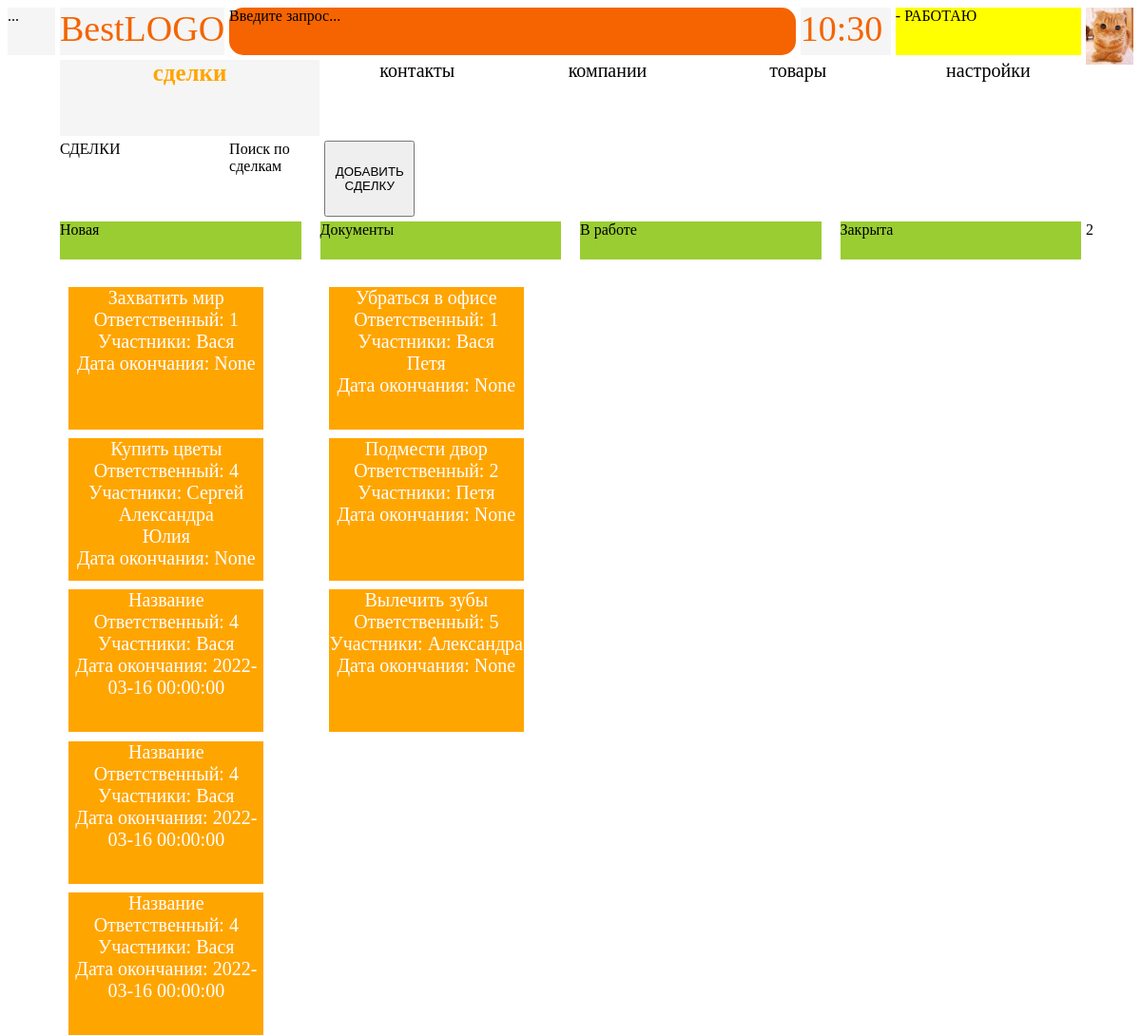
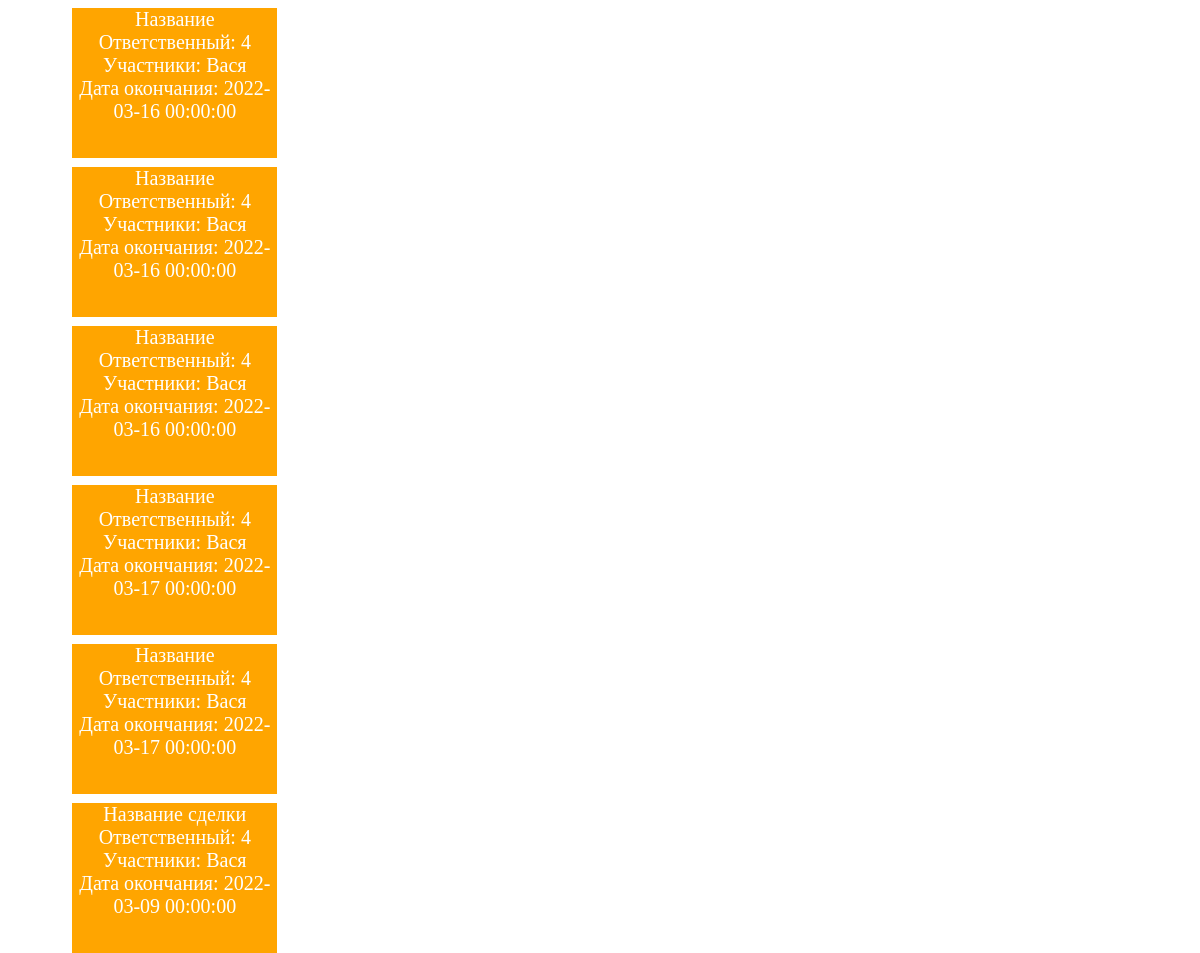
Before: / with the older database file (2 pictures, top to bottom).
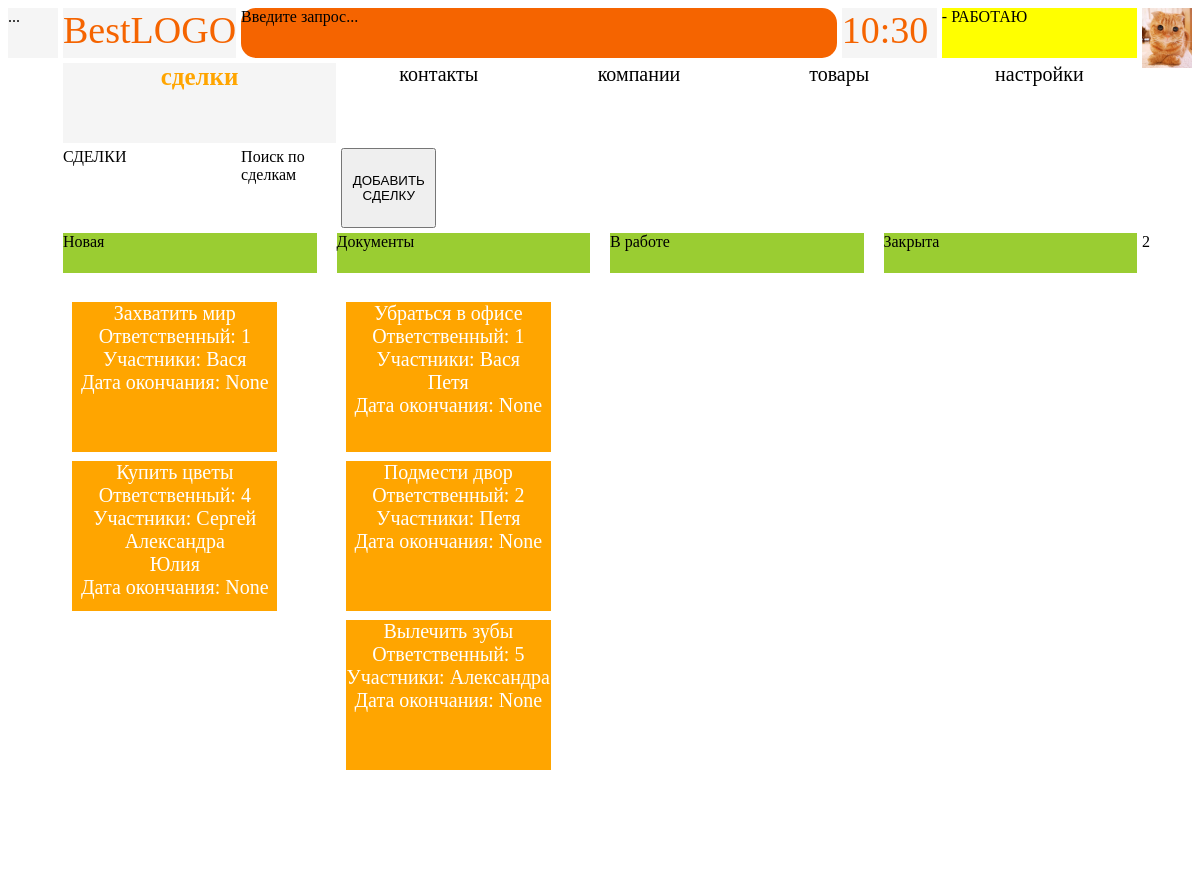
After: the same page with the newer database file.
### views.py (models this page shows)
class Task(db.Model):
	__tablename__="tasks"
	id=db.Column(db.Integer(),primary_key=True)
	participants=db.relationship("User",secondary="user_tasks",backref="tasks")
	description=db.Column(db.String(255))
	start_date=db.Column(db.DateTime(),default=datetime.utcnow,nullable=False)
	end_date=db.Column(db.DateTime())
	status=db.Column(db.String(255))
	responsible_id=db.Column(db.Integer(),db.ForeignKey("users.id"),)

class User(db.Model):
	__tablename__="users"
	id=db.Column(db.Integer(),primary_key=True)
	name=db.Column(db.String(255),nullable=False)
	surname=db.Column(db.String(255))
	patronim=db.Column(db.String(255))
	position=db.Column(db.String(255))
	sex=db.Column(db.Boolean())
	responsible=db.relationship("Task",backref="users")
	avatar=db.Column(db.String(255))

### views.py (the view)
@app.route("/index",methods=['POST','GET'])
@app.route("/",methods=['POST','GET'])
def index():
	if request.method=='POST':
		print(request.form)
		desc=request.form['description']
		start_date=request.form['start_date']
		print(start_date)
		start_date=datetime.strptime(start_date, '%m/%d/%Y')
		end_date=request.form['end_date']
		print(end_date)
		end_date=datetime.strptime(end_date, '%m/%d/%Y')
		status="Начата"
		task=Task()
		task.description=desc
		task.status=status
		task.responsible_id=4
		task.participants.append(user1)
		task.start_date= start_date
		task.end_date= end_date
		current_db_sessions = db.session.object_session(task)
		current_db_sessions.add(task)
		current_db_sessions.commit()
		users=User.query.all()
		user=User.query.filter(User.id==uid).first()
		new_deals=Task.query.filter(Task.status=="Начата").all()
		prepare_deals=Task.query.filter(Task.status=="В процессе").all()
		return render_template("deals_flask.html",workers=users,user=user,new_deals=new_deals,prepare_deals=prepare_deals)
	else:
		users=User.query.all()
		user=User.query.filter(User.id==1).first()
		new_deals=Task.query.filter(Task.status=="Начата").all()
		prepare_deals=Task.query.filter(Task.status=="В процессе").all()
		return render_template("deals_flask.html",workers=users,user=user,new_deals=new_deals,prepare_deals=prepare_deals)

### templates/deals_flask.html (shortened to what this page needs)
<!DOCTYPE html>
<html>
  <head>
    <link rel="stylesheet" href="{{url_for('static', filename='index.css')}}">
    <link rel="stylesheet" href="{{url_for('static', filename='jquery-ui.css')}}">
  </head>
  <body>
<div id="menu">...</div>
<div id="logo"> BestLOGO </div>
<div id="search"> Введите запрос... </div>
<div id="time">10:30</div>
<div id="state"> - РАБОТАЮ</div>
<div id="ava"><img src={{url_for('static',filename=user.avatar)}} width="100%",height="100%"></div>
<div id="clear"> </div>
<div id="deals" class ="page_item page_active">сделки</div>
<div id="kontaks" class ="page_item">контакты</div>
<div id="comp"class ="page_item">компании</div>
<div id="sale"class ="page_item">товары</div>
<div id="op-ns"class ="page_item" >настройки</div>
<div id="clear"></div>
<div id="clear"></div>
<div id="deals2">СДЕЛКИ</div>
<div id="finddeal"> Поиск по сделкам</div>
<button type="button" name="button" onClick="new_deals()">
     <div id="adddeal">
    ДОБАВИТЬ
    <br>
    СДЕЛКУ
    </div>
</button>
<div id="clear"></div>
<div id="deals_container" >
    <div class="deal_div">Новая </div>
    <div class="deal_div">Документы </div>
    <div class="deal_div">В работе </div>
    <div class="deal_div">Закрыта </div>
    <div id = "new_deals_column" class="deals_column">{% for new_deal in new_deals %}
        <div class="deal"> {{new_deal.description}} <br>
          Ответственный: {{new_deal.responsible_id}} <br>
          Участники:
          {% for participant in new_deal.participants %}
            {{participant.name}} <br>
          {%endfor%}
          Дата окончания: {{new_deal.end_date}}
        </div>
      {%endfor%} </div>
    <div id = "prepare_deals_column" class="deals_column">
      {% for prepare_deal in prepare_deals %}
          <div class="deal"> {{prepare_deal.description}} <br>
            Ответственный: {{prepare_deal.responsible_id}} <br>
            Участники:
            {% for participant in prepare_deal.participants %}
              {{participant.name}} <br>
            {%endfor%}
            Дата окончания: {{prepare_deal.end_date}}
          </div>
        {%endfor%}  </div>
    <div id = "working_deals_column" class="deals_column"> </div>
    <div id = "closed_deals_column" class="deals_column" > </div>
  </div>
<div>2</div>
  </body>
</html>

Changed rows visible on the page:
removed Task: description "Название", responsible_id "4", end_date "2022-03-16 00:00:00", User (name "Вася")
removed Task: description "Название", responsible_id "4", end_date "2022-03-16 00:00:00", User (name "Вася")
removed Task: description "Название", responsible_id "4", end_date "2022-03-16 00:00:00", User (name "Вася")
removed Task: description "Название", responsible_id "4", end_date "2022-03-16 00:00:00", User (name "Вася")
removed Task: description "Название", responsible_id "4", end_date "2022-03-16 00:00:00", User (name "Вася")
removed Task: description "Название", responsible_id "4", end_date "2022-03-16 00:00:00", User (name "Вася")
removed Task: description "Название", responsible_id "4", end_date "2022-03-17 00:00:00", User (name "Вася")
removed Task: description "Название", responsible_id "4", end_date "2022-03-17 00:00:00", User (name "Вася")
removed Task: description "Название сделки", responsible_id "4", end_date "2022-03-09 00:00:00", User (name "Вася")
